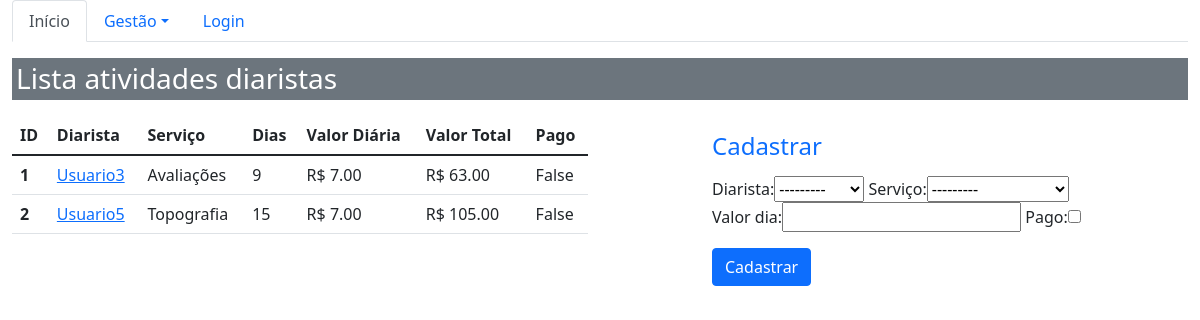
Page /sistema/atividades_dia/ on the committed database.
### core/models.py (models this page shows, shortened)
class AtividadeDia(models.Model):
    diarista = models.ForeignKey(Diarista, on_delete=models.PROTECT)
    finalidade = models.ForeignKey(Finalidade, on_delete=models.PROTECT, verbose_name='serviço')
    valor_dia = models.DecimalField(max_digits=4, decimal_places=2)
    pago = models.BooleanField(default=False)
    def dias_total(self):
        return math.ceil(((self.diarista.termino - self.diarista.inicio).total_seconds() / 86400)-1)
    def valor_total(self):
        return self.valor_dia * self.dias_total()

class Diarista(models.Model):
    usuario = models.ForeignKey(Pessoa, on_delete=models.PROTECT)
    inicio = models.DateTimeField(auto_now=False)
    termino = models.DateTimeField(auto_now=True, null=True, blank=True)
    def __str__(self):
        return str(self.usuario)

class Pessoa(models.Model):
    nome = models.CharField(max_length=100)
    telefone = models.CharField(max_length=20)
    email = models.EmailField()
    profissao = models.CharField(max_length=100)
    area_atuacao = models.CharField(max_length=100)
    def __str__(self):
        return self.nome

class Finalidade(models.Model):
    nome = models.CharField(max_length=20)
    def __str__(self):
        return self.nome

### core/views.py (the view)
# urls.py: path('atividades_dia/', lista_atividades_dia,
def lista_atividades_dia(request):
    atividade_dia = AtividadeDia.objects.all()
    form = AtividadeDiaForm()
    data = {'atividades_dia': atividade_dia, 'forms':form}
    return render(request, 'core/lista_atividades_dia.html', data)

### core/forms.py
class AtividadeDiaForm(ModelForm):
    class Meta:
        model = AtividadeDia
        fields = '__all__'
        labels = {
            'finalidade': 'Serviço',
        }

### core/templates/core/lista_atividades_dia.html (shortened to what this page needs)
{%  extends 'base.html' %}
{% load bootstrap %}
{% block menu %}
    <ul class="nav nav-tabs">
      <li class="nav-item">
        <a class="nav-link active" aria-current="page" href="{% url 'core_home' %}">Início</a>
      </li>
      <li class="nav-item dropdown">
        <a class="nav-link dropdown-toggle" data-bs-toggle="dropdown" href="#" role="button" aria-expanded="false">Gestão</a>
      </li>
    {% if user.is_authenticated %}
         <li class="nav-item">
            <a class="nav-link disabled" href="">Olá {{ user }}!</a>
        </li>
        <li class="nav-item">
            <a class="nav-link" href="{% url 'logout' %}">Logout</a>
        </li>
    {% else %}
        <li class="nav-item">
            <a class="nav-link" href="{% url 'login' %}">Login</a>
        </li>
    {% endif %}
    </ul>
{% endblock %}
{% block main %}
    <div class="row">
            <div class="col-12">
                 <h3 class="p-1 mb-2 bg-secondary text-white">Lista atividades diaristas</h3>
            </div>
    </div>
     <div class="row">
        <div class="col-sm-6 table-responsive">
            <table class="table">
              <thead>
                <tr>
                  <th scope="col">ID</th>
                  <th scope="col">Diarista</th>
                  <th scope="col">Serviço</th>
                  <th scope="col">Dias</th>
                  <th scope="col">Valor Diária</th>
                  <th scope="col">Valor Total</th>
                  <th scope="col">Pago</th>
                </tr>
              </thead>
              <tbody>
                {% for atividade_dia in atividades_dia %}
                    <tr>
                      <th scope="row">{{ atividade_dia.id }}</th>
                      <td ><a href="{% url 'core_atividade_dia_update' atividade_dia.id %}"
                             class="link-primary"> {{atividade_dia.diarista}} </a>
                      </td>
                      <td>{{ atividade_dia.finalidade }}</td>
                      <td>{{ atividade_dia.dias_total }}</td>
                      <td>R$ {{ atividade_dia.valor_dia }}</td>
                      <td>R$ {{ atividade_dia.valor_total }}</td>
                      <td>{{ atividade_dia.pago }}</td>
                    </tr>
                {% endfor %}
              </tbody>
            </table>
        </div>
        <div class="col-sm-4 offset-md-1">
            <h4 class="text-primary"> Cadastrar</h4>
            <form action="{% url 'core_atividade_dia_novo' %}" method="POST">
                {{ forms|bootstrap }}
                <button type="submit" class="btn btn-primary">
                    Cadastrar</button>
            </form>
        </div>
     </div>
{% endblock %}

### rows in the picture
AtividadeDia: id "1", diarista "Usuario3", finalidade "Avaliações", dias_total "9", valor_dia "7.00", valor_total "63.00", pago "False"
AtividadeDia: id "2", diarista "Usuario5", finalidade "Topografia", dias_total "15", valor_dia "7.00", valor_total "105.00", pago "False"
